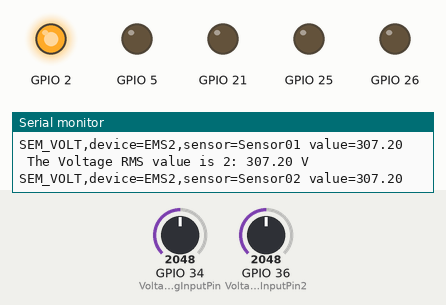
A sketch run on a simulated ESP32. On the bench: output pins drawn as LEDs (lit = HIGH), the last lines printed to the serial monitor. Inputs (shaded band) come from the test bench; at power-on: GPIO 34 (VoltageAnalogInputPin) = 2048, GPIO 36 (VoltageAnalogInputPin2) = 2048. WiFi joins after 1.5 s; servers stay silent unless stated; uploads are accepted with an empty reply.

Above: at 7.9 s.
8.0 s: GPIO 34 (VoltageAnalogInputPin) set to 2818
At 10.43 s:
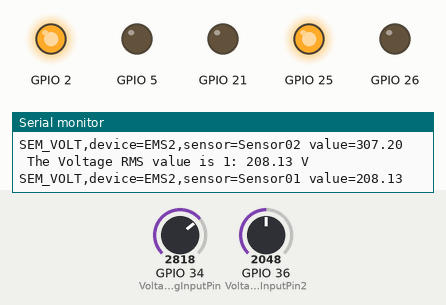
11.0 s: GPIO 34 (VoltageAnalogInputPin) set to 2947
At 11.88 s:
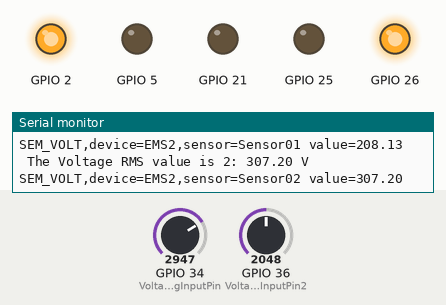
13.2 s: GPIO 34 (VoltageAnalogInputPin) set to 1566
At 14.59 s:
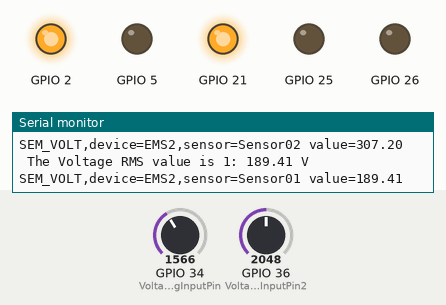
16.2 s: GPIO 34 (VoltageAnalogInputPin) set to 1468
Timing chart, 0 to 20.2 s (numbered marks = the images above; inputs shaded):
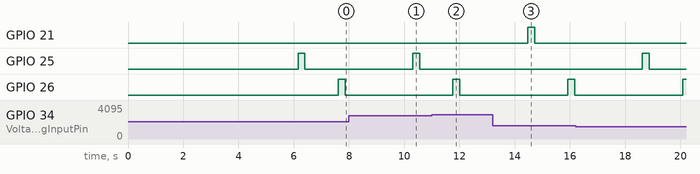

Measured:
- the behaviour switches between 2884 and 2885 on GPIO 34 (VoltageAnalogInputPin) (found by bisection; images 1 and 2)

The sketch:

2_AC_VOLT_METER_V2.ino
```cpp
#include <HTTPClient.h>
#include <WiFi.h>
#include <WiFiClient.h>
#include <WebServer.h>

char ssid[] = "KFG_EMS_WIFI";
char pass[] = "Kfg#2!EMS@Passw0rd";

//SERVER*********************************************
#define INFLUX "http://172.16.253.155:8086/write?db=kfg_ems"
#define DELAY 10000
String metrics;
void sendReadings(String post_data)
{
  String dburl = INFLUX;
  HTTPClient http;
  http.begin(dburl);
  http.POST(post_data);
  http.end();
}

WebServer server(80);

void initWiFi() {
  WiFi.mode(WIFI_STA);
  WiFi.begin(ssid, pass);
  digitalWrite(2, HIGH);
  digitalWrite(25, HIGH);
  digitalWrite(26, HIGH);
  digitalWrite(21, HIGH);
  digitalWrite(5, HIGH);
  delay(500);
  Serial.print("Connecting to WiFi ..");
  while (WiFi.status() != WL_CONNECTED) {
    Serial.print('.');
    //    delay(500);
  }
  Serial.println(WiFi.localIP());
  digitalWrite(25, LOW);
  delay(50);
  digitalWrite(26, LOW);
  delay(50);
  digitalWrite(21, LOW);
  delay(50);
  digitalWrite(5, LOW);
  delay(50);
}

/* 1- AC Voltage Measurement */

int VoltageAnalogInputPin = 34;             // Which pin to measure voltage Value (Pin A0 is reserved for button function)
int VoltageAnalogInputPin2 = 36;

float voltageSampleRead  = 0;               /* to read the value of a sample in analog including voltageOffset1 */
float voltageLastSample  = 0;               /* to count time for each sample. Technically 1 milli second 1 sample is taken */
float voltageSampleSum   = 0;               /* accumulation of sample readings */
float voltageSampleCount = 0;               /* to count number of sample. */
float voltageMean ;                         /* to calculate the average value from all samples, in analog values*/
float RMSVoltageMean ;                      /* square roof of voltageMean without offset value, in analog value*/
float adjustRMSVoltageMean;
float FinalRMSVoltage;                      /* final voltage value with offset value*/

float voltageSampleRead2  = 0;               /* to read the value of a sample in analog including voltageOffset1 */
float voltageLastSample2  = 0;               /* to count time for each sample. Technically 1 milli second 1 sample is taken */
float voltageSampleSum2   = 0;               /* accumulation of sample readings */
float voltageSampleCount2 = 0;               /* to count number of sample. */
float voltageMean2 ;                         /* to calculate the average value from all samples, in analog values*/
float RMSVoltageMean2 ;                      /* square roof of voltageMean without offset value, in analog value*/
float adjustRMSVoltageMean2;
float FinalRMSVoltage2;

/* 1.1- AC Voltage Offset */

float voltageOffset1 = 0.00 ;         // to Offset deviation and accuracy. Offset any fake current when no current operates.//
float voltageOffset2 = 0.00;          // too offset value due to calculation error from squared and square root.//

float voltageOffset1_2 = 0.00 ;
float voltageOffset2_2 = 0.00;

void setup()
{
  Serial.begin(115200);                             /* In order to see value in serial monitor */
  initWiFi();
  Serial.print("RRSI: ");
  Serial.println(WiFi.RSSI());
  pinMode(2, OUTPUT);
  pinMode(25, OUTPUT);
  pinMode(26, OUTPUT);
  pinMode(5, OUTPUT);
  pinMode(21, OUTPUT);
  Serial.print("IoT Energy");
  Serial.print("Meter");
  delay(2000);
}

void loop()
{
  /* 1- AC Voltage Measurement */
  if (micros() >= voltageLastSample + 1000 )                                                                     /* every 0.2 milli second taking 1 reading */
  {
    voltageSampleRead = (analogRead(VoltageAnalogInputPin) - 4096) + voltageOffset1;                           /* read the sample value including offset value*/
    voltageSampleSum = voltageSampleSum + sq(voltageSampleRead) ;                                             /* accumulate total analog values for each sample readings*/
    voltageSampleCount = voltageSampleCount + 1;                                                              /* to move on to the next following count */
    voltageLastSample = micros() ;                                                                            /* to reset the time again so that next cycle can start again*/
  }
  if (micros() >= voltageLastSample2 + 1000 )                                                                     /* every 0.2 milli second taking 1 reading */
  {
    voltageSampleRead2 = (analogRead(VoltageAnalogInputPin2) - 4096) + voltageOffset1_2;                           /* read the sample value including offset value*/
    voltageSampleSum2 = voltageSampleSum2 + sq(voltageSampleRead2) ;                                             /* accumulate total analog values for each sample readings*/
    voltageSampleCount2 = voltageSampleCount2 + 1;                                                              /* to move on to the next following count */
    voltageLastSample2 = micros() ;                                                                            /* to reset the time again so that next cycle can start again*/
  }

  if (voltageSampleCount == 1000)                                                                               /* after 4000 count or 800 milli seconds (0.8 second), do the calculation and display value*/
  {
    voltageMean = voltageSampleSum / voltageSampleCount;                                                      /* calculate average value of all sample readings taken*/
    RMSVoltageMean = (sqrt(voltageMean)) * 1.5;                                                               // The value X 1.5 means the ratio towards the module amplification.
    adjustRMSVoltageMean = RMSVoltageMean + voltageOffset2;                                                   /* square root of the average value including offset value */                                                                                                                                                       /* square root of the average value*/
    FinalRMSVoltage = RMSVoltageMean + voltageOffset2;                                                        /* this is the final RMS voltage*/
    if (FinalRMSVoltage <= 2.5)                                                                               /* to eliminate any possible ghost value*/
    {
      FinalRMSVoltage = 0;
    }
    float FinalRMSVoltage1 = FinalRMSVoltage / 10;
    Serial.print(" The Voltage RMS value is 1: ");
    Serial.print(FinalRMSVoltage1);
    Serial.println(" V ");
    String metrics = "SEM_VOLT,device=EMS2,sensor=Sensor01 value=" + String(FinalRMSVoltage1, 2);
    sendReadings(metrics);
    Serial.println(metrics);
    delay(1000);
    voltageSampleSum = 0;                                                                                     /* to reset accumulate sample values for the next cycle */
    voltageSampleCount = 0;                                                                                   /* to reset number of sample for the next cycle */
    if (FinalRMSVoltage1 > 200) {
      digitalWrite(25, HIGH);
      delay(250);
      digitalWrite(25, LOW);
    } else if (FinalRMSVoltage1 < 190) {
      digitalWrite(25, LOW);
      digitalWrite(21, HIGH);
      delay(250);
      digitalWrite(21, LOW);
    } else {
      digitalWrite(25, HIGH);
      digitalWrite(21, HIGH);
    }

  }

  if (voltageSampleCount2 == 1000)                                                                               /* after 4000 count or 800 milli seconds (0.8 second), do the calculation and display value*/
  {
    voltageMean2 = voltageSampleSum2 / voltageSampleCount2;                                                      /* calculate average value of all sample readings taken*/
    RMSVoltageMean2 = (sqrt(voltageMean2)) * 1.5;                                                               // The value X 1.5 means the ratio towards the module amplification.
    adjustRMSVoltageMean2 = RMSVoltageMean2 + voltageOffset2_2;                                                   /* square root of the average value including offset value */                                                                                                                                                       /* square root of the average value*/
    FinalRMSVoltage2 = RMSVoltageMean2 + voltageOffset2_2;                                                        /* this is the final RMS voltage*/
    if (FinalRMSVoltage2 <= 2.5)                                                                               /* to eliminate any possible ghost value*/
    {
      FinalRMSVoltage2 = 0;
    }
    float FinalRMSVoltage_2 = FinalRMSVoltage2 / 10;
    Serial.print(" The Voltage RMS value is 2: ");
    Serial.print(FinalRMSVoltage_2);
    Serial.println(" V ");
    String metrics = "SEM_VOLT,device=EMS2,sensor=Sensor02 value=" + String(FinalRMSVoltage_2, 2);
    sendReadings(metrics);
    Serial.println(metrics);
    delay(1000);
    voltageSampleSum2 = 0;                                                                                     /* to reset accumulate sample values for the next cycle */
    voltageSampleCount2 = 0;                                                                                   /* to reset number of sample for the next cycle */
    if (FinalRMSVoltage2 > 200) {
      digitalWrite(26, HIGH);
      delay(250);
      digitalWrite(26, LOW);
    } else if (FinalRMSVoltage2 < 190) {
      digitalWrite(26, LOW);
      digitalWrite(5, HIGH);
      delay(250);
      digitalWrite(5, LOW);
    } else {
      digitalWrite(26, HIGH);
      digitalWrite(5, HIGH);
    }
  }
}
```
